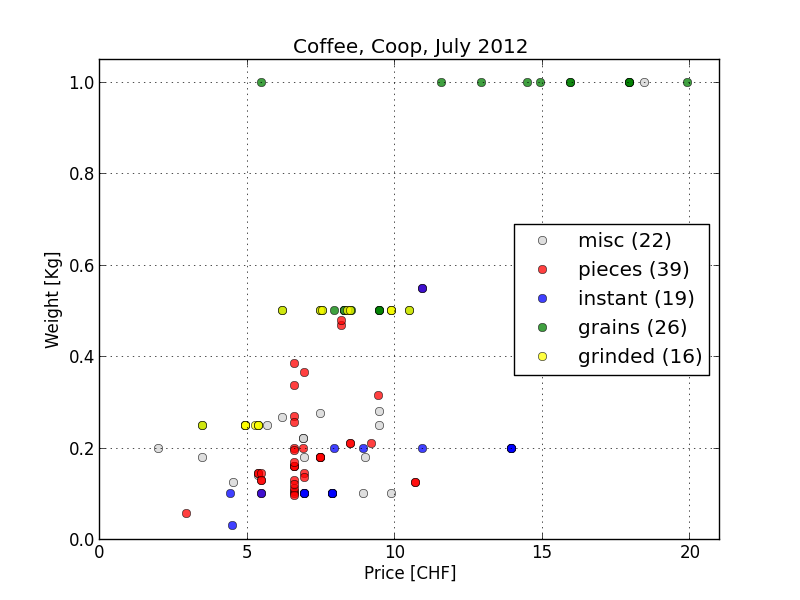

Reproduce this figure in Python.
#!/usr/bin/env python
# -*- coding: utf-8 -*-

from matplotlib import pyplot
import numpy
import re

data = numpy.recfromcsv('coop_coffee.csv', delimiter='\t')

cat_names = ('misc', 'pieces', 'instant', 'grains', 'grinded')
categories = dict((name, []) for name in cat_names)

categories['pieces'] = [row for row in data if re.search("pièces|portions|sachet|capsule|nescafé dolce gusto", row[2], re.IGNORECASE)]
categories['instant'] = [row for row in data if re.search("soluble|instant", row[2], re.IGNORECASE)]
categories['grains'] = [row for row in data if re.search("grains", row[2], re.IGNORECASE)]
categories['grinded'] = [row for row in data if re.search("moulu", row[2], re.IGNORECASE)]
categories['misc'] = set(data) - set([row for rows in categories.values() for row in rows])

pyplot.gca().set_color_cycle(['lightGray', 'red', 'blue', 'green', 'yellow'])

for name in cat_names:
    rows = categories[name]
    x = [r[0] for r in rows]
    y = [r[1] for r in rows]
    
    label = "%s (%d)" % (name, len(rows))
    pyplot.plot(x, y, marker='o', alpha=0.75, linestyle='none', label=label)

pyplot.title("Coffee, Coop, July 2012")
pyplot.xlabel("Price [CHF]")
pyplot.ylabel("Weight [Kg]")
pyplot.ylim(0, 1.05)
pyplot.xlim(0, 21)
pyplot.grid()
pyplot.legend(numpoints=1, loc="right")

pyplot.savefig('coop_coffee.png')
